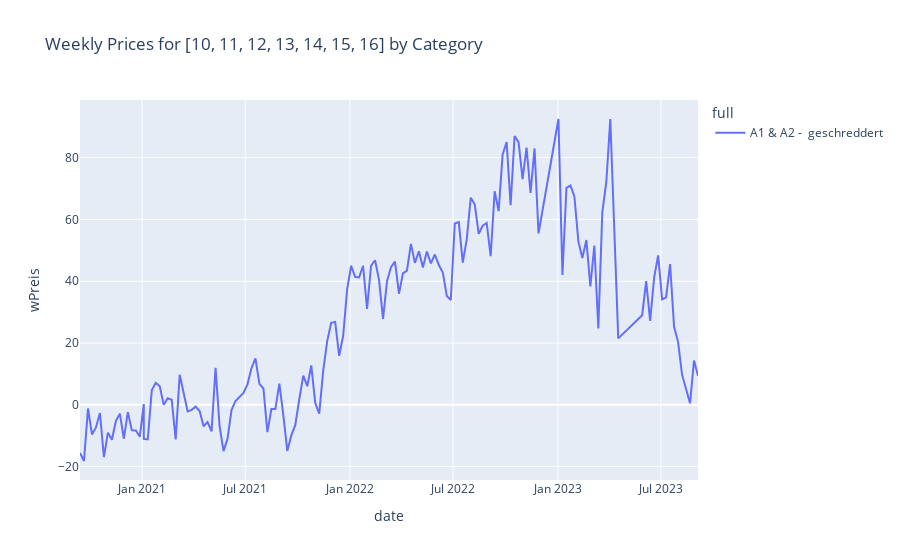

Source (notebook cell):
### Code cell
TS4 = df[(df['Plz'] == "['10', '11', '12', '13', '14', '15', '16']")]  
fig = px.line(TS4, x='date', y='wPreis', color='full', title='Weekly Prices for [10, 11, 12, 13, 14, 15, 16] by Category')
fig.show()

### Figure 1 — Plotly figure (JSON) as saved in the notebook; plotly's stock layout.template omitted (floating-point values rounded to 4 significant figures; data arrays with more than 128 entries replaced by an {"elided": "..."} marker saying what was removed)
{"data": [{"hovertemplate": "full=A1 & A2 -  geschreddert<br>date=%{x}<br>wPreis=%{y}<extra></extra>", "legendgroup": "A1 & A2 -  geschreddert", "line": {"color": "#636efa", "dash": "solid"}, "marker": {"symbol": "circle"}, "mode": "lines", "name": "A1 & A2 -  geschreddert", "orientation": "v", "showlegend": true, "type": "scatter", "x": {"elided": "144 str values"}, "xaxis": "x", "y": {"elided": "144 float values"}, "yaxis": "y"}], "layout": {"legend": {"title": {"text": "full"}, "tracegroupgap": 0}, "title": {"text": "Weekly Prices for [10, 11, 12, 13, 14, 15, 16] by Category"}, "xaxis": {"anchor": "y", "domain": [0, 1], "title": {"text": "date"}}, "yaxis": {"anchor": "x", "domain": [0, 1], "title": {"text": "wPreis"}}}}
